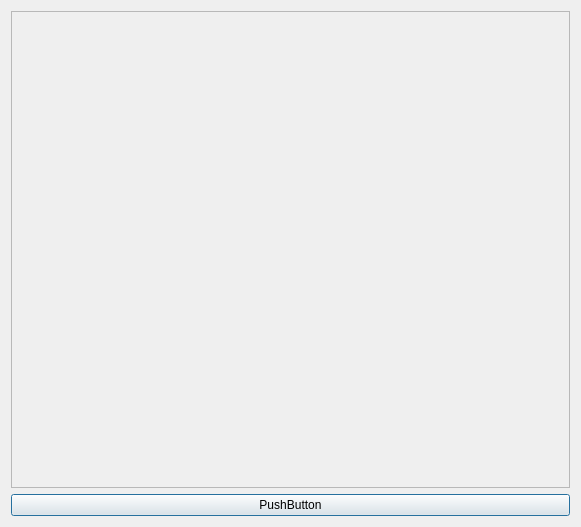
<?xml version="1.0" encoding="UTF-8"?>
<ui version="4.0">
 <class>Imglist</class>
 <widget class="QDialog" name="Imglist">
  <property name="geometry">
   <rect>
    <x>0</x>
    <y>0</y>
    <width>581</width>
    <height>527</height>
   </rect>
  </property>
  <property name="windowTitle">
   <string>Dialog</string>
  </property>
  <layout class="QGridLayout" name="gridLayout">
   <item row="0" column="0">
    <widget class="QScrollArea" name="scrollArea">
     <property name="verticalScrollBarPolicy">
      <enum>Qt::ScrollBarAsNeeded</enum>
     </property>
     <property name="horizontalScrollBarPolicy">
      <enum>Qt::ScrollBarAlwaysOff</enum>
     </property>
     <property name="widgetResizable">
      <bool>true</bool>
     </property>
     <widget class="QWidget" name="scrollAreaWidgetContents">
      <property name="geometry">
       <rect>
        <x>0</x>
        <y>0</y>
        <width>561</width>
        <height>476</height>
       </rect>
      </property>
     </widget>
    </widget>
   </item>
   <item row="1" column="0">
    <widget class="QPushButton" name="pushButton">
     <property name="text">
      <string>PushButton</string>
     </property>
    </widget>
   </item>
  </layout>
 </widget>
 <resources/>
 <connections/>
</ui>
